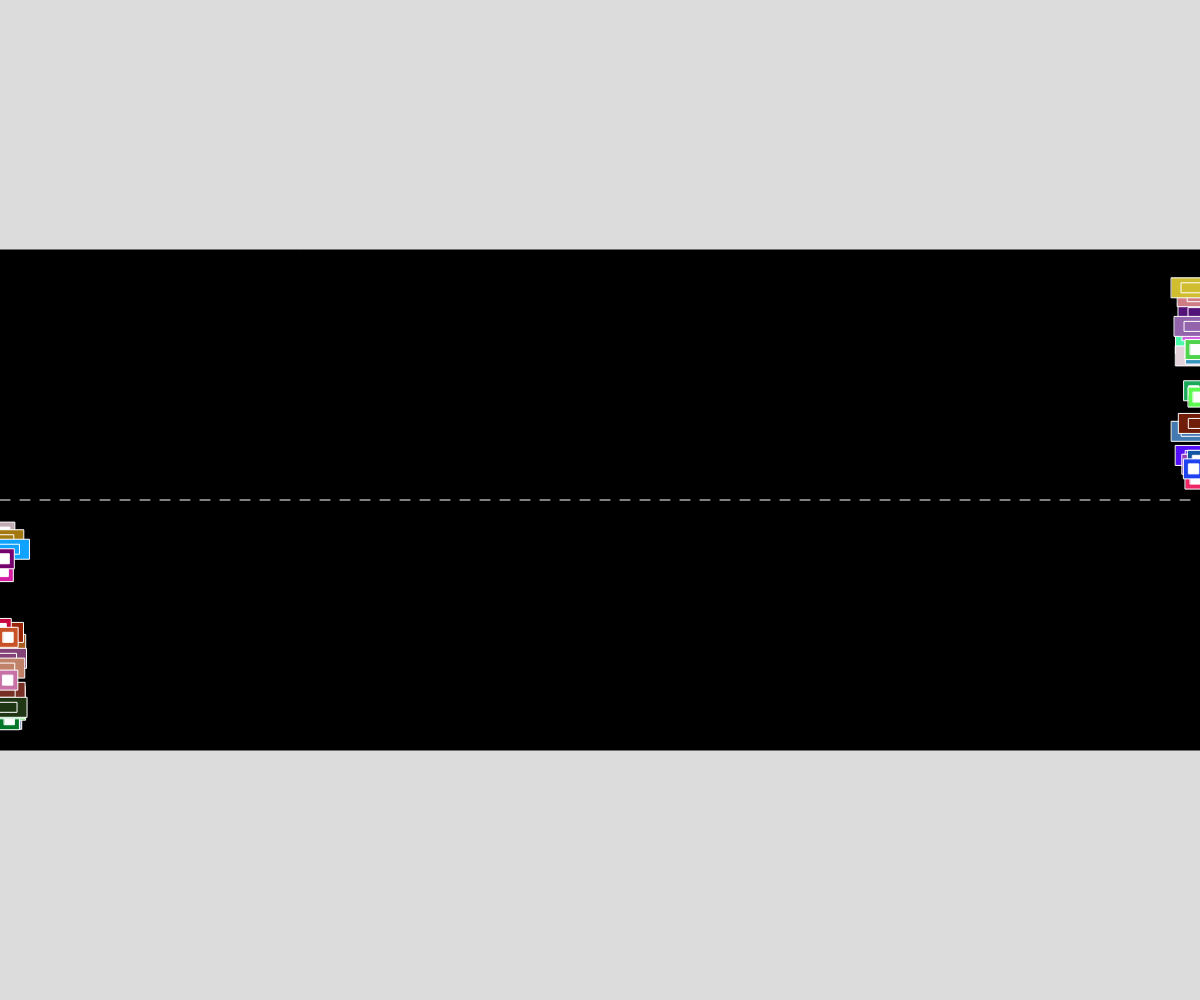
Frame 1 (no input)
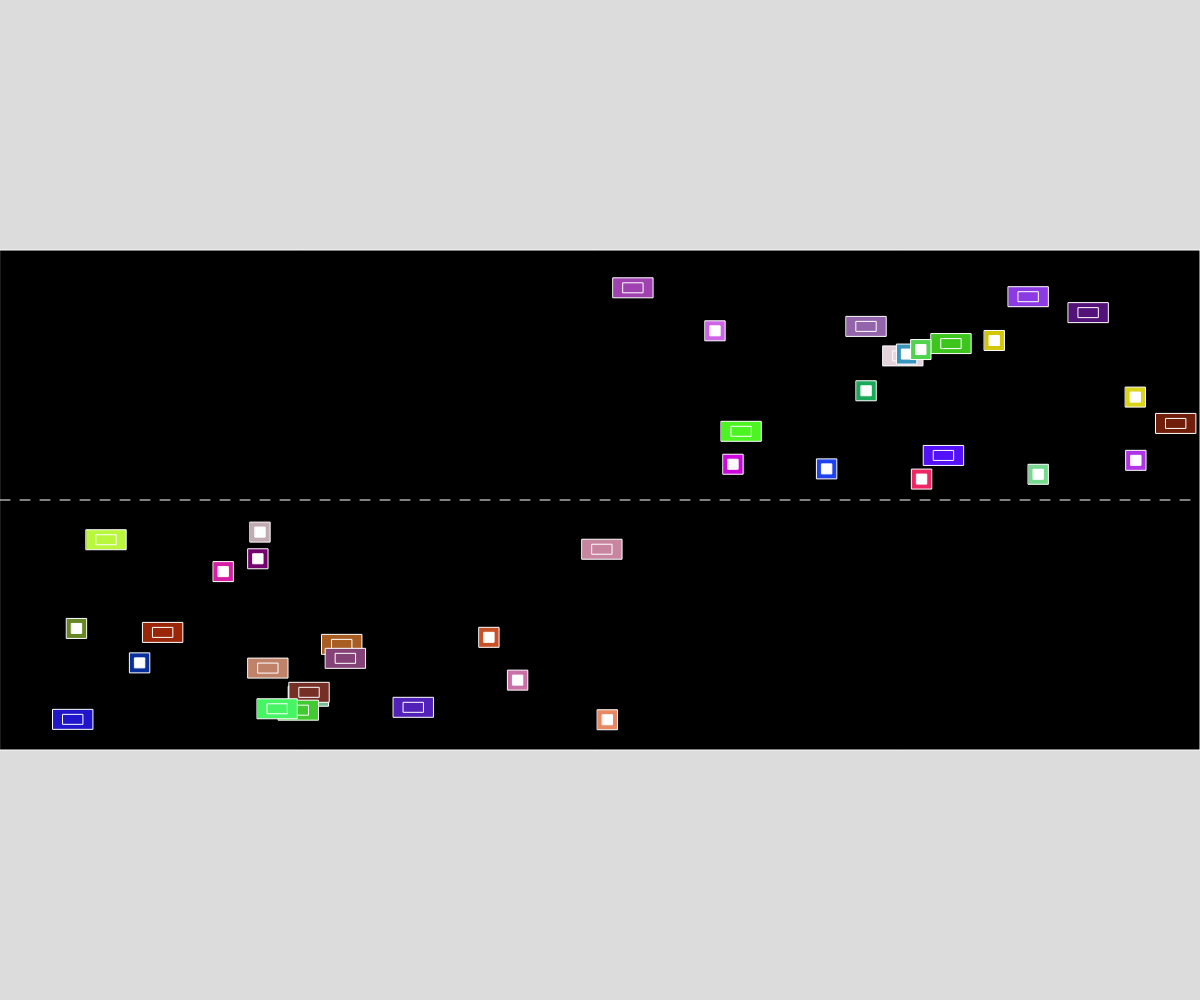
Frame 60 (no input)
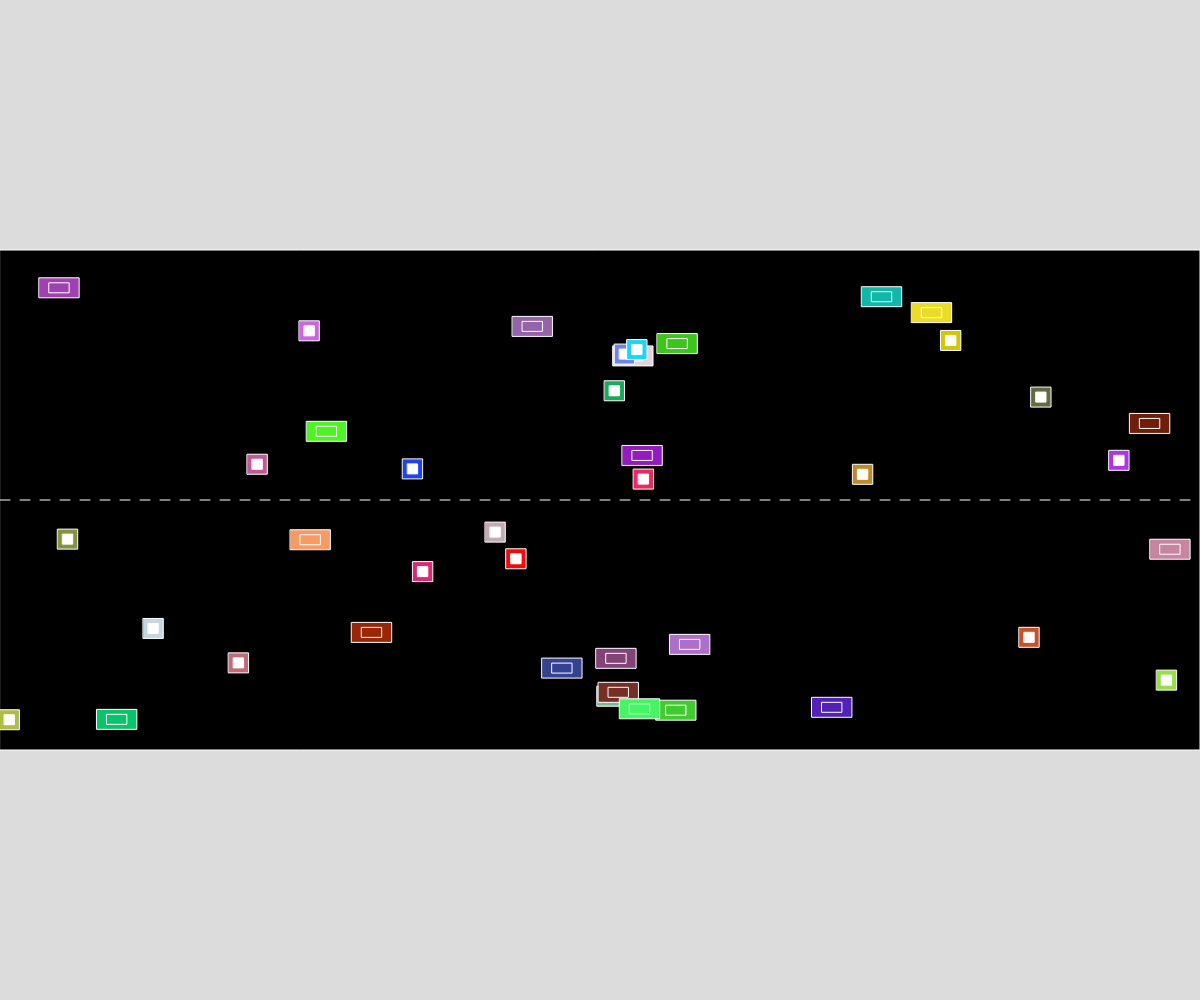
Frame 120 (the mouse pressed at the canvas centre since frame 60)

The p5.js sketch that drew these frames (run headless with seeded random() and noise() and a simulated clock; from frame 60 on, the mouse is pressed at the canvas centre):

// p5.js sketch
// ── sketch.js
// Cars Cars Cars 
// Rupam Niyogi
// 10/26/23
//
// Extra for Experts:
// - describe what you did to take this project "above and beyond"
let eastbound = [];
let westbound = [];
function setup() {
  createCanvas(windowWidth, windowHeight);
  for (let i = 0; i < 20; i++) { //adds vehicles
    eastbound.push(new Vehicle(0, height / 2 + random(20, height / 4 - 30), random(1, 10)));
    westbound.push(new Vehicle(width, height / 2 - random(20, height / 4 - 30), random(-1, -10)));
  }
}
function draw() {
  background(220);
  drawRoad();
  for (let p of eastbound) { // does actions for eastbound
    p.action();
  }
  for (let p of westbound) { // does actions for westbound
    p.action();
  }
}
function drawRoad() { //draws the road
  fill("black");
  rectMode(CENTER);
  rect(width / 2, height / 2, width, height / 2,);
  for (let i = 0; i < width; i += 20) {
    stroke("white");
    let b = i + 10;
    line(i, height / 2, b, height / 2);
  }
}
class Vehicle {
  constructor(x, y, speed) { //class for vehicles
    this.x = x; this.y = y; this.speed = speed;
    this.color = color(random(255), random(255), random(255));
    this.type = int(random(2));
  }
  car() {
    fill(this.color);
    rect(this.x, this.y, 20, 20); //car design
    fill ("white");
    rect(this.x,this.y,10,10);
  }
  truck() {
    fill(this.color);//truck design
    rect(this.x, this.y, 40, 20);
    rect(this.x, this.y, 20, 10);
  }
  display() {
    if (this.type === 0) { // 
      this.car();
    }
    else if (this.type === 1) {
      this.truck();
    }
  }
  move() { // move the car 
    this.x += this.speed;
    if (this.x > width) {
      this.x = 0;
    }
    if (this.x < 0) {
      this.x = width;
    }
  }
  speedUp() {
    this.num = int(random(1, 100));// speeds up the car
    if (this.num === 55) {
      if (this.speed > 0) {
        this.speed += 1;
        if (this.speed >= 15) {
          this.speed = 10;
        }
      }
      if (this.speed < 0) {
        this.speed -= 1;
        if (this.speed <= -15) {
          this.speed = -10;
        }
      }
    }
  }
  speedDown() {
    this.num = int(random(1, 100)); // slows down the car
    if (this.num === 65) {
      if (this.speed > 0) {
        this.speed -= 1;
        if (this.speed <= 0) {
          this.speed += 1;
        }
      }
      if (this.speed < 0) {
        this.speed += 1;
        if (this.speed >= 0) {
          this.speed -= 1;
        }
      }
    }
  }
  changeColor() {// swaps the colour 
    this.num = int(random(1, 100));
    if (this.num === 75) {
      this.color = color(random(255), random(255), random(255));
    }
  }
  action() { //all actions put under one function
    this.move();
    this.display();
    this.speedUp();
    this.speedDown();
    this.changeColor();
  }
}
function mousePressed(){ //adds cars to particular lane
  if (mousePressed && keyCode==="SHIFT" ){
    westbound.push(new Vehicle(width, height / 2 - random(20, height / 4 - 30), random(-1, -10)));
  }
  
  else if (mousePressed){
    eastbound.push(new Vehicle(0, height / 2 + random(20, height / 4 - 30), random(1, 10)));
  }

  
}
